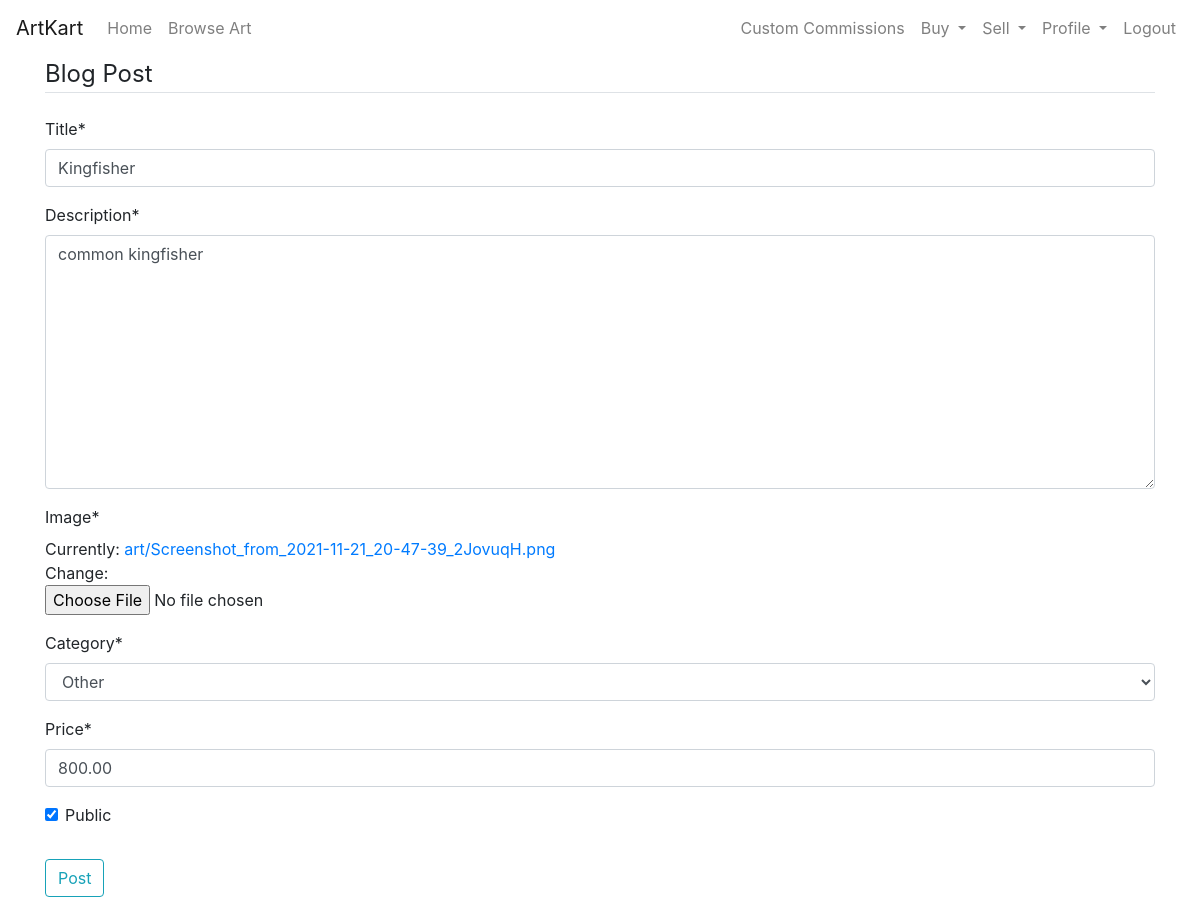
Before: /post/13/update/ (signed in) with the older database file.
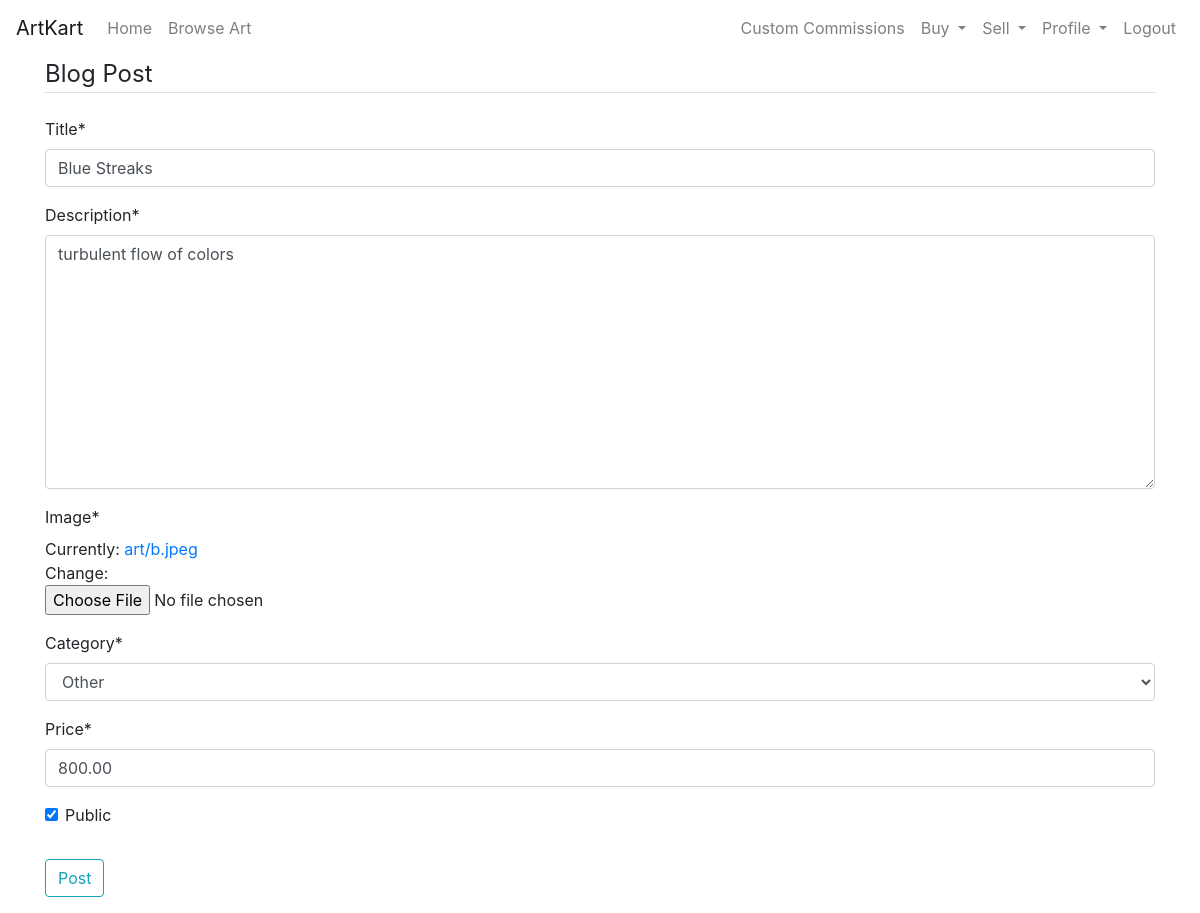
After: the same page with the newer database file.
### blog/models.py (models this page shows, shortened)
class Post(models.Model):
    title = models.CharField(max_length=100)
    description = models.TextField()
    date_posted = models.DateTimeField(default=timezone.now)
    author = models.ForeignKey(User, on_delete=models.CASCADE)
    image = models.ImageField(default='default.jpg', upload_to='art')
    public = models.BooleanField(default=False)
    price = models.DecimalField(max_digits=7, decimal_places=2, default=0.00)
    category = models.CharField(max_length=20, choices=category_list, default=category_list[-1][0])

### blog/views.py (the view, shortened to what this page needs)
# urls.py: path('post/<int:pk>/update/', PostUpdateView.as_view(), name='post-update'),
class PostUpdateView(LoginRequiredMixin, UserPassesTestMixin, UpdateView):
    model = Post
    fields = ['title', 'description', 'image', 'category', 'price', 'public']
    def test_func(self):
        post = self.get_object()
        if self.request.user == post.author:
            return True
        return False

### blog/templates/blog/post_form.html (shortened to what this page needs)
{% extends "blog/base.html" %}
{% load crispy_forms_tags %}
{% block content %}
<div class="container">
    <div class="row">
        <div class="col">
            <div class="content-section">
                <form method="POST" enctype="multipart/form-data">
                    <fieldset class="form-group">
                        <legend class="border-bottom mb-4">Blog Post</legend>
                        {{ form|crispy }}
                    </fieldset>
                    <div class="form-group">
                        <button class="btn btn-outline-info" type="submit">Post</button>
                    </div>
                </form>
            </div>
        </div>
    </div>
</div>
{% endblock content %}

Changed rows visible on the page:
changed Post "Other": title "Kingfisher" → "Blue Streaks"; description "common kingfisher" → "turbulent flow of colors"
Other visible differences:
text no longer shown: "Title * Description * Image * Currently: art/Screenshot_from_2021-11-21_20-47-39_2JovuqH.png Change: Category * Price * Public"
text now shown: "Title * Description * Image * Currently: art/b.jpeg Change: Category * Price * Public"
